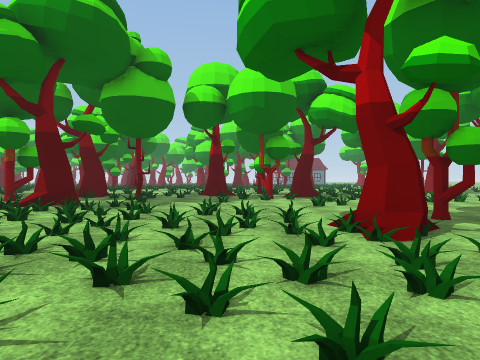
[1] (above)

24 first-person views from a walk through a Unity game level. The camera is 1.4 m above the floor, looks level and sees 70° across. The floor is counted in squares, 2 m on a side. Each view is taken from the middle of a square. On the plan, view 1 faces up. The plan holds only what a view shows up to about 11 squares ahead; the rest is blank. The place goes on beyond the plan. The player is left out. Some surface patterns are stand-ins.

[2]
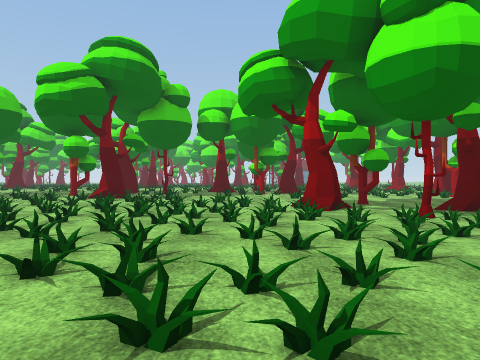

[3]
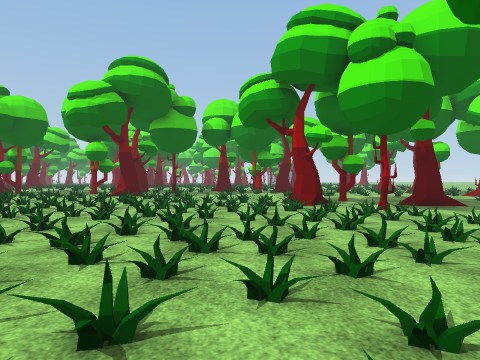

[4]
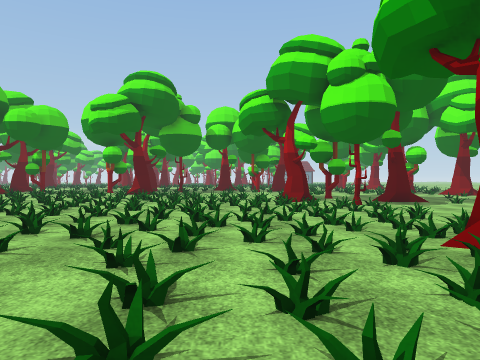

[5]
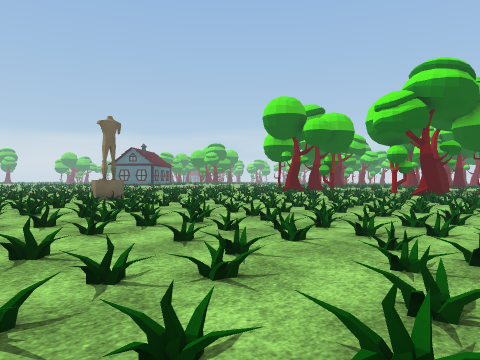

[6]
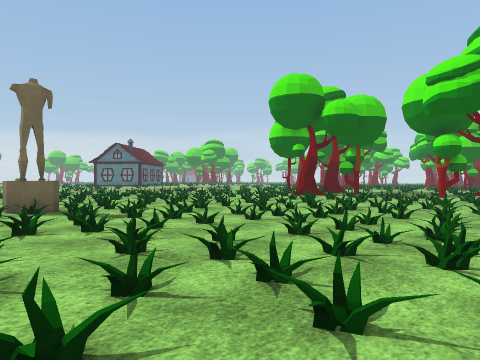

[7]
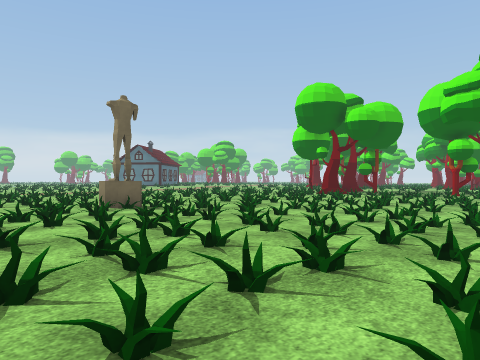

[8]
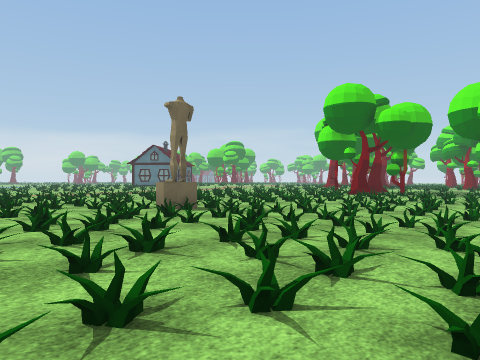

[9]
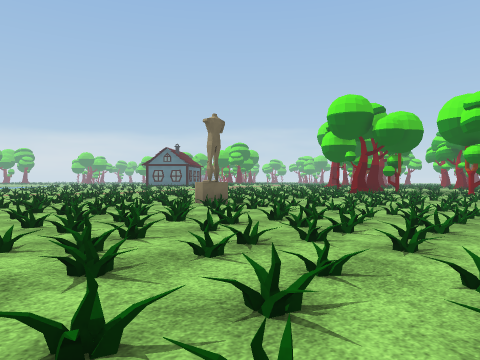

[10]
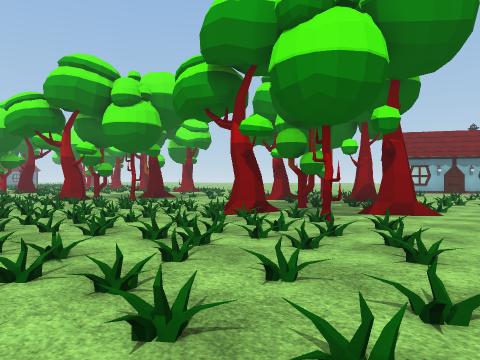

[11]
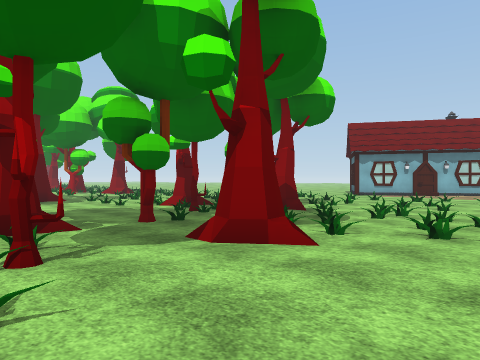

[12]
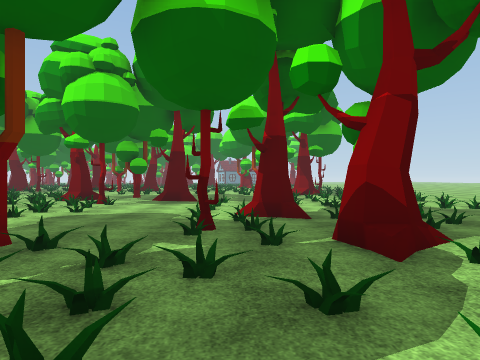

[13]
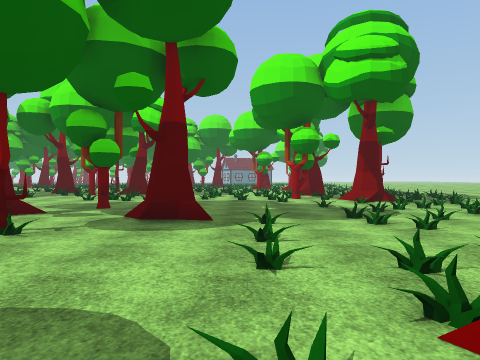

[14]
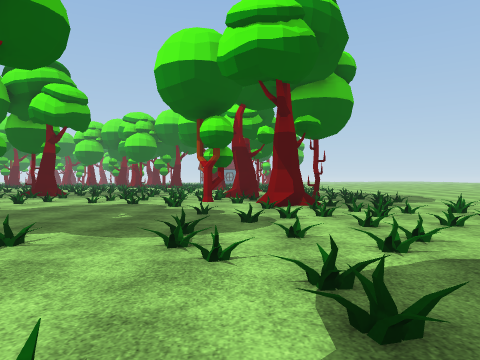

[15]
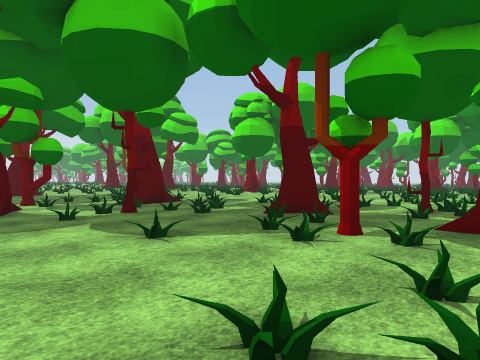

[16]
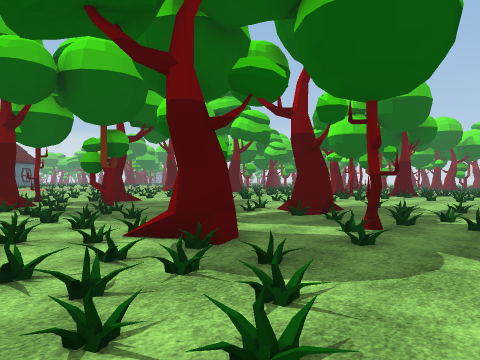

[17]
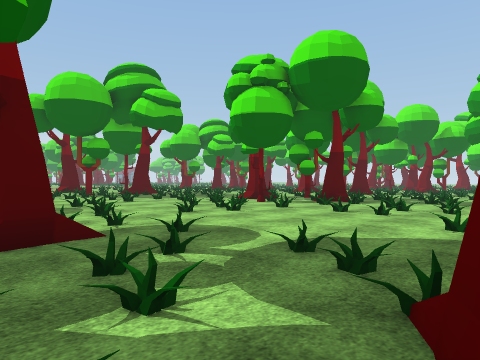

[18]
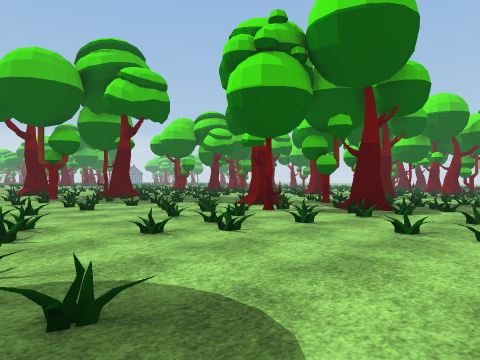

[19]
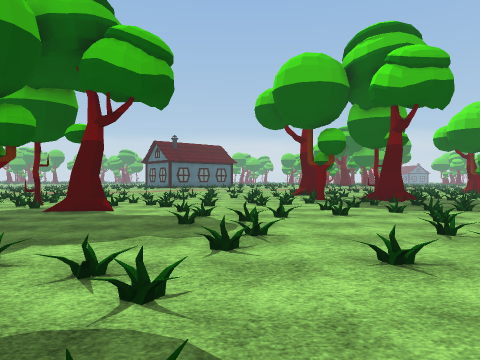

[20]
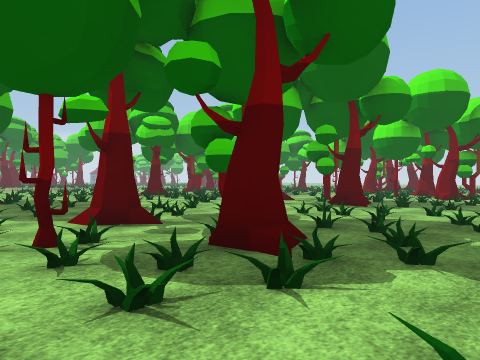

[21]
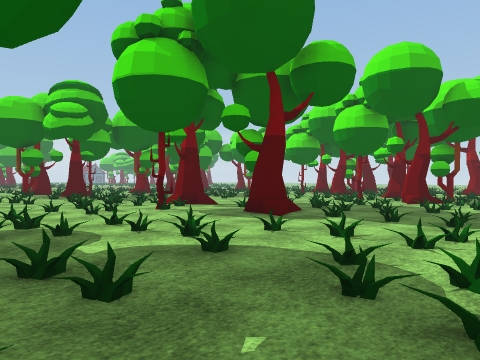

[22]
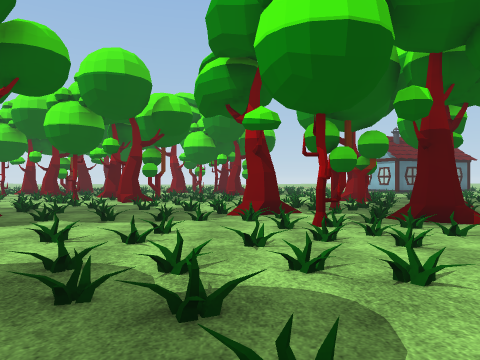

[23]
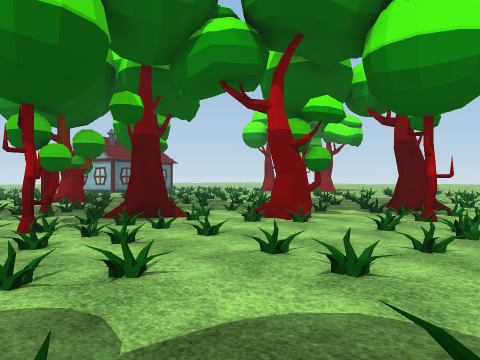

[24]
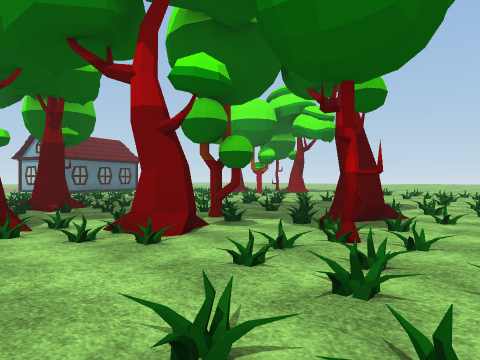

### Floor plan
Key: @ floor where view 1 was taken; # wall or solid block; x gap in a wall; . main floor; : floor 0.25 m higher than the main floor; - floor 0.25 m lower than the main floor; + floor 0.5 m higher than the main floor; / step, stairs or slope; = window, fence, low wall or low ledge; T tree; S statue.
Columns run from 15 left of view 1 to 14 right of it. Each row starts with its distance up from view 1.
 35         .=   ./
 34      ./.=..  =.T/ ..
 33      /./..=. /.//Tx.
 32      .....=/ /T.=/..
 31     T..///.TT./.=./
 30   #./ /...////T#....=../
 29   T=.TT.....#/#T/= ..==.
 28  ==:T:....=...=//T.T.//:
 27 =:::::::=///===.TT..=.  ::
 26 ::=:/:::::=:/....../T.//:::
 25 ::::/:::::.=::/.=.T=::=./::
 24   :==/=:==:=::/==.:::..
 23     :/TT::/://////
 22  /:: T::TT//:
 21 :::/::::::/:=
 20 T/:/:::T=/://  =
 19 =/::=:/::#::::===
 18 :=/::/:://:::::::
 17 ::::=::::/::::::=
 16 :=::::::/:::::::/
 15 :::::=//::/:=:::T/
 14  ://:/:://:/::T +.T
 13 ::=:::::=TT/=:/:./
 12 :///::::= T///:=T/          T
 11   TT:::::/..T..//. ...= T.  /
 10   ::TT..T/..=:.=./.=...=.=T /=
  9  T:=:./=./T......=//..=/..#T.=
  8    T////=..../..............=#
  7        :/=..=//=........=.#..#
  6         .==..=//./.T.........
  5       #=..//.=/=/T...T..--.=.
  4       =====#=/./=T..TT.---.=.
  3     #=#======/=///.T...--...
  2    #=/==/./==///=/=/..-.-../ =
  1    =//:=//...=./.=/...=.=./ =/
  0    ==:///#././/@/=/=...//. ...
 -1   =#=:/..///=.=../=/../TT. ..
 -2    =#=/./==/.=///=/...//.T..
 -3  =:SS:/=:==/..=.=//....T..=.
 -4 =::::/=/::=//#././TTT=../T.
 -5 :/=::=:=//::.//./#....//....
 -6 /=#=/://==::./=//.=../=/=..=.
 -7 /==:///////:/=/./.T.#/=.=.....
 -8 /=//===:=:=/===/==.........../
 -9     :::://x:::==/:::..=..
-10          :=::::: :::.

Positions as (right, up) in squares from view 1, and headings:
1: (0, 0), facing up
2: (0, -4), facing up
3: (0, -6), facing up
4: (0, -8), facing up
5: (0, -8), facing up-left
6: (-3, -5), facing up-left
7: (-3, -7), facing up-left
8: (-4, -8), facing up-left
9: (-3, -10), facing up-left
10: (-3, -10), facing up-right
11: (2, -10), facing up-right
12: (8, -8), facing up
13: (7, -2), facing up
14: (10, 0), facing up
15: (3, 8), facing up-left
16: (-1, 6), facing up-left
17: (-1, 12), facing up-left
18: (-3, 14), facing up-left
19: (-4, 15), facing left
20: (-4, 19), facing up-left
21: (-4, 23), facing up-left
22: (-4, 23), facing up
23: (-4, 23), facing up-right
24: (-1, 23), facing up-right
